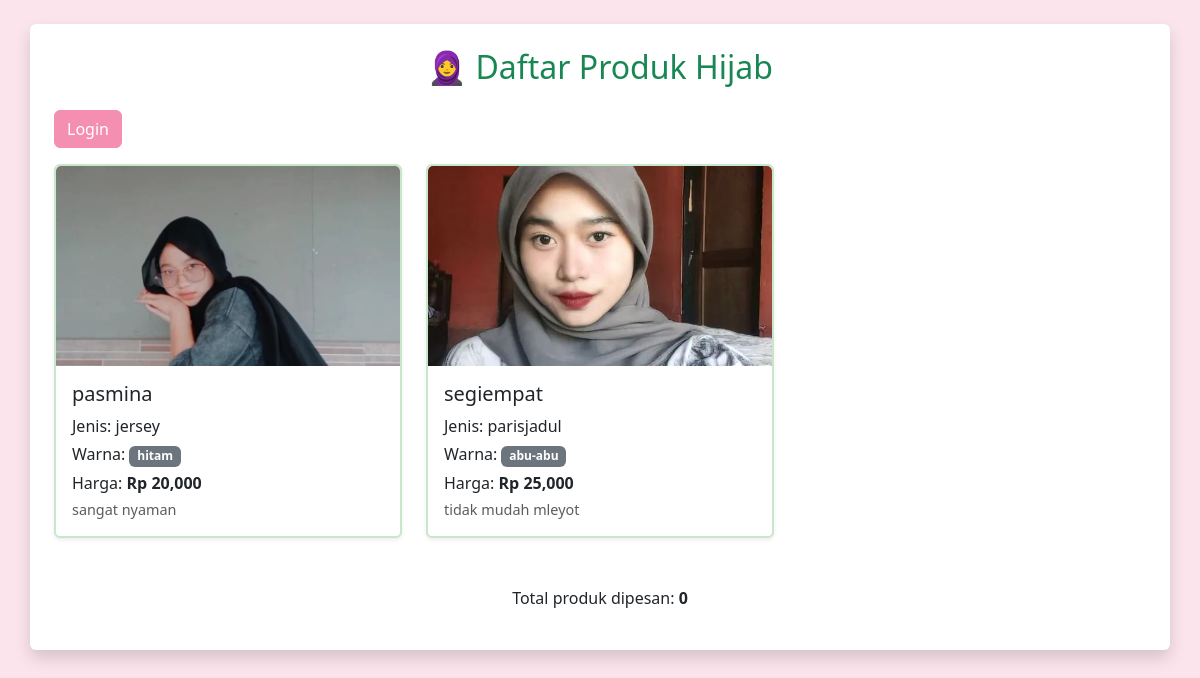
The page / on the database its author committed.
### app.py (models this page shows)
class Produk(db.Model):
    id = db.Column(db.Integer, primary_key=True)
    nama = db.Column(db.String(100), nullable=False)
    jenis_kain = db.Column(db.String(100), nullable=False)
    warna = db.Column(db.String(100), nullable=False)
    harga = db.Column(db.Integer, nullable=False)
    deskripsi = db.Column(db.Text)
    gambar = db.Column(db.String(100))

### app.py (the view)
@app.route('/')
def index():
    produk = Produk.query.all()
    total_pesanan = db.session.query(db.func.sum(Order.jumlah)).scalar() or 0
    return render_template('index.html', produk=produk, total_pesanan=total_pesanan)

### templates/index.html (shortened to what this page needs)
<!DOCTYPE html>
<html lang="id">
<head>
    <link href="https://cdn.jsdelivr.net/npm/bootstrap@5.3.0/dist/css/bootstrap.min.css" rel="stylesheet">
</head>
<body class="p-4">
    <div class="container bg-white shadow rounded p-4">
        <h2 class="mb-4 text-center text-success">🧕 Daftar Produk Hijab</h2>
        {% if current_user.is_authenticated %}
            <div class="d-flex justify-content-between mb-3">
                <a href="{{ url_for('tambah_produk') }}" class="btn btn-success">+ Tambah Produk</a>
                {% if current_user.role == 'admin' %}
                    <a href="{{ url_for('daftar_pesanan') }}" class="btn btn-info">📄 Lihat Daftar Pesanan</a>
                {% endif %}
                <a href="{{ url_for('logout') }}" class="btn btn-danger">Logout</a>
            </div>
        {% else %}
            <a href="{{ url_for('login') }}" class="btn btn-primary mb-3">Login</a>
        {% endif %}
        <div class="row">
            {% for p in produk %}
            <div class="col-md-4 mb-4">
                <div class="card shadow-sm">
                    {% if p.gambar %}
                    <img src="{{ url_for('static', filename='img/' ~ p.gambar) }}" class="card-img-top" alt="{{ p.nama }}" style="height: 200px; object-fit: cover;">
                    {% endif %}
                    <div class="card-body">
                        <h5 class="card-title">{{ p.nama }}</h5>
                        <p class="card-text mb-1">Jenis: {{ p.jenis_kain }}</p>
                        <p class="card-text mb-1">Warna: <span class="badge bg-secondary">{{ p.warna }}</span></p>
                        <p class="card-text mb-1">Harga: <strong>Rp {{ "{:,}".format(p.harga) }}</strong></p>
                        <p class="card-text text-muted" style="font-size: 0.9rem;">{{ p.deskripsi }}</p>
                    </div>
                </div>
            </div>
            {% endfor %}
        </div>
        <div class="mt-4 text-center">
            <p>Total produk dipesan: <strong>{{ total_pesanan }}</strong></p>
        </div>
    </div>
</body>
</html>

### templates/index.html (style rules this page uses)
body { background-color: #fce4ec; }
.card { border: 2px solid #c8e6c9; }
.btn-primary { background-color: #f48fb1; border-color: #f48fb1; }
.badge.bg-secondary { background-color: #ce93d8; }

### rows shown on the page
Produk: gambar (picture), nama "pasmina", jenis_kain "jersey", warna "hitam", harga "20,000", deskripsi "sangat nyaman"
Produk: gambar (picture), nama "segiempat", jenis_kain "parisjadul", warna "abu-abu", harga "25,000", deskripsi "tidak mudah mleyot"

### other values the page prints
{{ total_pesanan }} "0"
